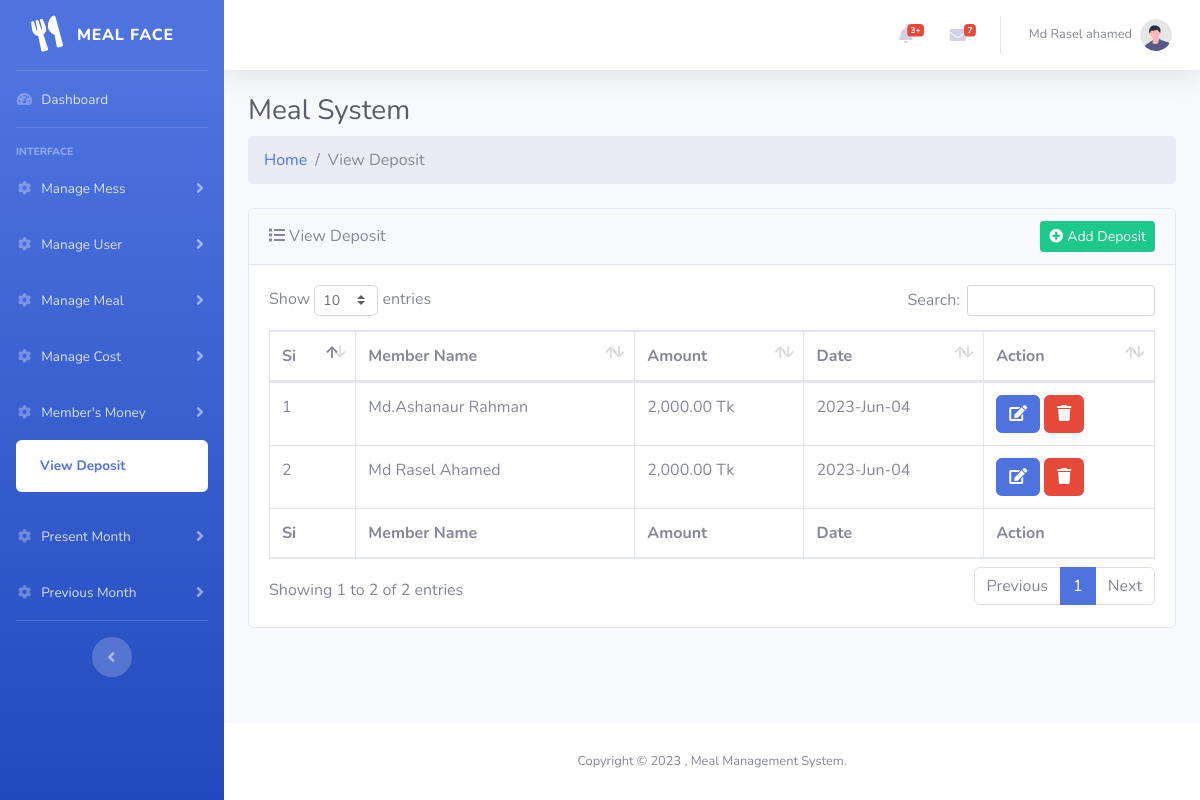
/backend/view-deposit.php (signed in), run on the app's committed database.
### tables this page shows
CREATE TABLE `member_money` (
  `id` int(11) NOT NULL,
  `user_id` int(11) DEFAULT NULL,
  `mess_id` int(11) DEFAULT NULL,
  `money` double NOT NULL,
  `pay_date` date DEFAULT NULL,
  `created_by` int(11) DEFAULT NULL,
  `created_at` datetime NOT NULL DEFAULT current_timestamp()
);

CREATE TABLE `users` (
  `user_id` int(11) NOT NULL,
  `user_name` varchar(255) NOT NULL,
  `user_role` varchar(255) NOT NULL DEFAULT 'member',
  `user_mobile` varchar(255) DEFAULT NULL,
  `user_email` varchar(255) DEFAULT NULL,
  `user_password` varchar(255) NOT NULL,
  `mess_id` int(11) DEFAULT NULL
);

### backend/controller/main.php (called while the page is built, shortened)
<?php
    class Main{
        protected $host = "localhost";
        protected $user = "root";
        protected $pass = "";
        protected $db = "php_meal";
        protected $con;
        public function __construct(){
            if(!isset($this->con)){
                $this->con = new mysqli($this->host,$this->user,$this->pass,$this->db);
            }
            return $this->con;
        }
        public function getMembersDeposit($messId){
            $this->sql = "SELECT member_money.*,users.user_name as user_name FROM member_money INNER JOIN users ON users.user_id = member_money.user_id WHERE member_money.mess_id = '$messId'";
            $this->result = $this->con->query($this->sql);
            if($this->result == true){
                return $this->result;
            }else{
                return false;
            }
        }
    }
?>

### backend/view-deposit.php (the view, shortened to what this page needs)
<?php
    include "inc/header.php";
    $obj = new Main();
    $messId = $_SESSION['mess_id'];
    $Data = $obj->getMembersDeposit($messId);
    ?>
<div class="container-fluid">
    <div class="d-sm-flex align-items-center justify-content-between mb-2">
        <h3 class="h3 mb-0 text-gray-800">Meal System</h3>
    </div>
    <ol class="breadcrumb mb-4">
        <li class="breadcrumb-item"><a href="index.php">Home</a></li>
        <li class="breadcrumb-item active">View Deposit</li>
    </ol>
    <div class="card mb-4">
        <div class="card-header d-flex justify-content-between align-items-center">
            <span><i class="fas fa-list mr-1"></i>View Deposit</span>
            <small class="d-sm-block"><a href="add-deposit.php" class="btn btn-success btn-sm"><i
                        class="fas fa-plus-circle mr-1"></i>Add Deposit</a></small>
        </div>
        <div class="card-body">
            <div class="table-responsive">
                <table class="table table-bordered" id="dataTable" width="100%" cellspacing="0">
                    <thead>
                        <tr>
                            <th>Si</th>
                            <th>Member Name</th>
                            <th>Amount</th>
                            <th>Date</th>
                            <th>Action</th>
                        </tr>
                    </thead>
                    <tfoot>
                        <tr>
                            <th>Si</th>
                            <th>Member Name</th>
                            <th>Amount</th>
                            <th>Date</th>
                            <th>Action</th>
                        </tr>
                    </tfoot>
                    <tbody>
                    <?php
                            if($Data->num_rows>0){
                                $si = 1;
                                while($row = $Data->fetch_object()){
                                    $d = strtotime($row->pay_date);
                                    ?>
                        <tr>
                            <td><?php echo $si; ?></td>
                            <td class="text-capitalize"><?php echo $row->user_name; ?></td>
                            <td><?php echo number_format($row->money,2) ?> Tk</td>
                            <td><?php echo date("Y-M-d", $d); ?></td>
                            <td>
                                <a class="btn btn-primary" href="add-deposit.php?deposit-id=<?php echo $row->id; ?>"><i class="fas fa-edit"></i></a>
                                <a class="btn btn-danger" href="#"><i class="fas fa-trash"></i></a>
                            </td>
                        </tr>
                        <?php
                            $si++;
                                }
                            }
                        ?>
                    </tbody>
                </table>
            </div>
        </div>
    </div>
</div>
<?php include "inc/footer.php"; ?>

### data on the page
member_money: user.user_name "Md.Ashanaur Rahman", money "2,000.00", pay_date "2023-Jun-04"
member_money: user.user_name "Md Rasel Ahamed", money "2,000.00", pay_date "2023-Jun-04"

### other printed values
$_SESSION['user_name'] "Md Rasel ahamed"
